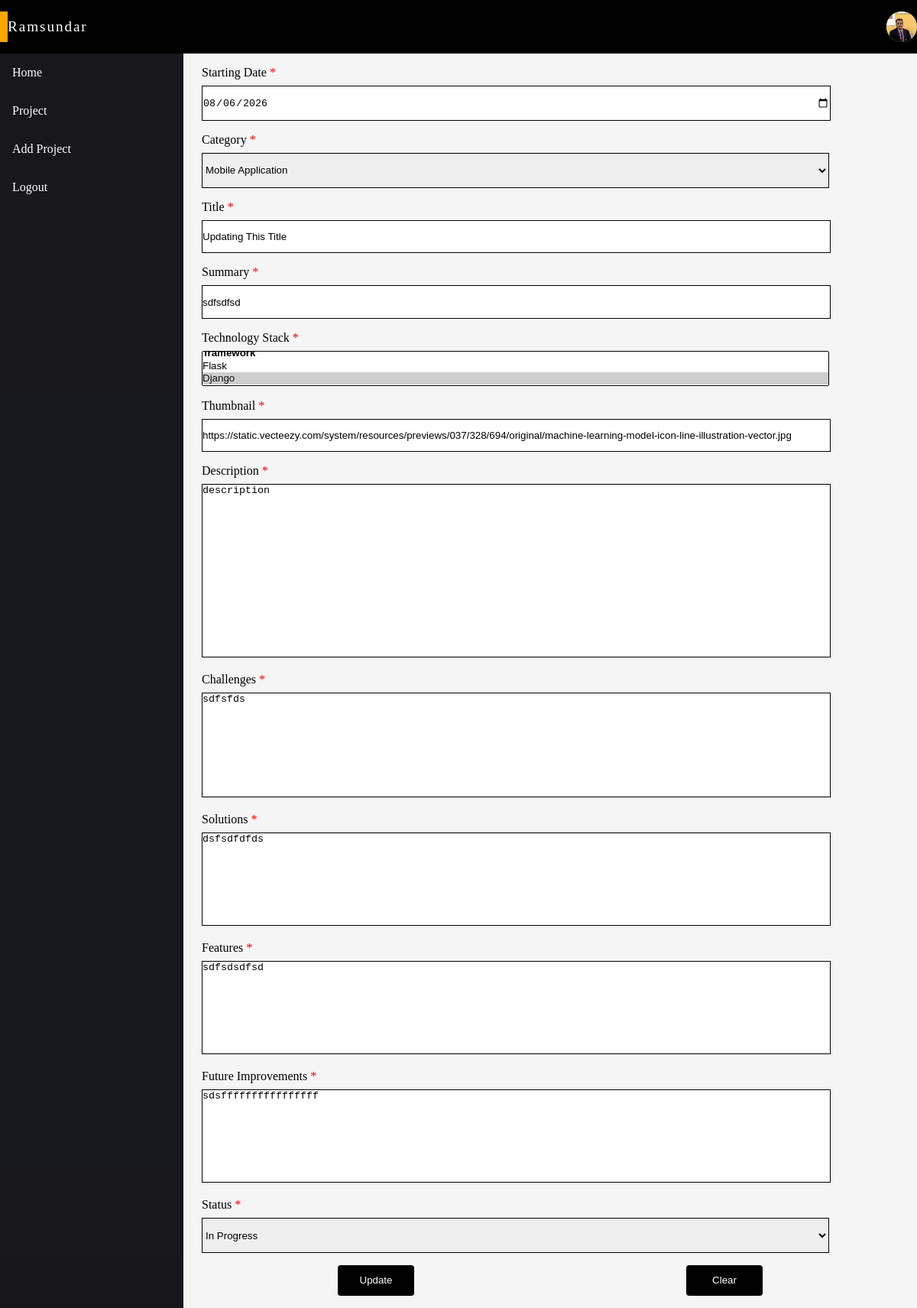
/update_project/4 (signed in), run on the app's committed database.
### tables this page shows
CREATE TABLE projects
    (
	project_id INTEGER PRIMARY KEY AUTOINCREMENT,
    
    title TEXT NOT NULL,
    summary TEXT NOT NULL,
    description TEXT NOT NULL,
    
    category TEXT NOT NULL,
    thumbnail TEXT NOT NULL,
    
    challenge TEXT,
    solution TEXT,
    feature TEXT,
    future_improvement TEXT,
    
    github_link TEXT,
    demo_link TEXT,
    
    created_date DATE NOT NULL,
    upload_date TIMESTAMP DEFAULT CURRENT_TIMESTAMP,
    updated_date TIMESTAMP DEFAULT CURRENT_TIMESTAMP,
    
    status TEXT 
    );

### app.py (the view)
@app.route("/update_project/<int:project_id>", methods = ["GET", "POST"])
def update_project(project_id):
    if "username" not in session:
        return redirect(url_for("admin"))
    conn = None
    cursor = None
    project = None
    tech = None
    try:
        conn = get_db_connection()
        if request.method == "POST":
            date = request.form["date"]
            category = request.form["category"]
            title = request.form["title"]
            summary = request.form["summary"]
            technologies = request.form.getlist("technologies")
            thumbnail = request.form["thumbnail"]
            description = request.form["description"]
            challenge = request.form["challenge"]
            solution = request.form["solution"]
            feature = request.form["feature"]
            future_improvement = request.form["future_improvement"]
            query = """UPDATE projects SET
            created_date = ?,
            category = ?,
            title = ? ,
            summary = ?,
            thumbnail = ?,
            description = ?,
            challenge = ?,
            solution = ?,
            feature = ?,
            future_improvement = ?,
            updated_date = CURRENT_TIMESTAMP
            WHERE project_id = ?"""
            cursor = conn.cursor()
            cursor.execute(query, (date, category, title, summary, thumbnail, description, challenge, solution, feature, future_improvement, project_id,))
            query = "DELETE FROM project_technologies WHERE project_id = ?"
            cursor.execute(query, (project_id,))
            for tech in technologies:
                query = "SELECT tech_id FROM technologies WHERE technology = ?"
                cursor.execute(query, (tech,))
                result = cursor.fetchone()
                if result:
                    tech_id = result[0]
                else:
                    query = "INSERT INTO technologies(technology) VALUES(?)"
                    cursor.execute(query, (tech,))
                    tech_id = cursor.lastrowid
                query = "INSERT INTO project_technologies (project_id, tech_id) VALUES(?, ?)"
                cursor.execute(query, (project_id, tech_id))
            conn.commit()
        else:
            cursor = conn.cursor()
            query = "SELECT project_id, created_date, category, title, summary, thumbnail, description, challenge, solution, feature, future_improvement FROM projects WHERE project_id = ?"
            cursor.execute(query, (project_id,))
            project = cursor.fetchone()
            query = "SELECT T.technology FROM technologies AS T INNER JOIN project_technologies AS PT ON PT.tech_id = T.tech_id WHERE PT.project_id = ?"
            cursor.execute(query, (project_id,))
            tech = [row["technology"] for row in cursor.fetchall()]
    except Exception as e:
            if conn:
                conn.rollback()
            print(e) # for error checking
            flash("Error While Updation", "project")
    finally:
        if cursor:
            cursor.close()
        if conn:
            conn.close()
    if request.method == "POST":
        flash("Project Successfully Updated", "project")
        return redirect(url_for("dashboard"))
    return render_template("dashboard.html", mode = "edit", project = project, tech = tech)

### app.py (called while the page is built)
def get_db_connection():
    conn = sqlite3.connect("database.db")
    conn.execute("PRAGMA foreign_keys = on")
    conn.row_factory = sqlite3.Row
    return conn

### templates/dashboard.html (shortened to what this page needs)
<!DOCTYPE html>
<html lang="en">
<head>
    <link rel="stylesheet" href="/static/css/dashboard.css">
    <link rel="stylesheet" href="/static/css/buttons.css">
    <link rel="stylesheet" href="/static/css/popup.css">
    <link rel="stylesheet" href="/static/css/color.css">
</head>
<body>
    <header class="dashboard_header">
        <nav>
            <ul>
                <li id="logo">Ramsundar</li>
                <li id="pf"><a href="#"><div class="dp_box"><img src="/static/profile/ramsundar.jpg" alt="DP" id="dp"></div></a></li>
            </ul>
        </nav>
    </header>
    <aside>
        <section class="page_link_section">
           <a href="{{url_for('home')}}" target="_blank">Home</a>
           <a href="{{url_for('project_page')}}" target="_blank">Project</a>
           <a href="{{url_for('dashboard')}}">Add Project</a>
           <a href="{{url_for('logout')}}">Logout</a>
        </section>
    </aside>
    <main>
        <form onsubmit= "return confirmProject();" action="{% if mode == 'edit' %}{{url_for('update_project', project_id = project.project_id)}}{% else %}{{ url_for('add_project') }}{% endif %}" method="POST">
            <section class="section_one">
                <label for="date" class="date">Starting Date <span>*</span></label>
                <input type="date" name="date" id="date" value="{% if mode == 'edit' %}{{project.created_date}}{% else %}{{''}}{% endif %}" required>
               <label for="category" class="category">Category <span>*</span></label>
               <select name="category" id="category" required>
                    <option value="mobile_application" {% if mode == 'edit' and project.category=="mobile_application" %}
                        selected
                    {% endif %}>Mobile Application</option>
               </select>
               <label for="title" class="title">Title <span>*</span></label>
               <input type="text" name="title" id="title" value = "{% if project %}{{project.title}}{% else %}{{''}}{% endif %}" placeholder="Title..." required>
               <label for="summary" class="summary">Summary <span>*</span></label>
               <input type="text" name="summary" id="summary" value = "{% if project %}{{project.summary}}{% else %}{{''}}{% endif %}" placeholder="Summary..." required>
                <label for="technologies" class="technology_stack">Technology Stack <span>*</span></label>
                <select name="technologies" id="technology_stack" multiple size="1" required>
                    <optgroup label="framework">
                        <option value="flask">Flask</option>
                        <option value="django"{% if mode == 'edit' and "django" in tech %}
                            selected
                        {% endif %}>Django</option>
                        <option value="flutter">Flutter</option>
                    </optgroup>
                </select>
                <label for="thumbnail" class="thumbnail">Thumbnail <span>*</span></label>
                <input type="url" name="thumbnail" id="thumbnail" value = "{% if project %}{{project.thumbnail}}{% else %}{{''}}{% endif %}" placeholder="Thumbnail..." required>
                <label for="description" class="description">Description <span>*</span></label>
                <textarea name="description" id="description" cols="50" rows="15" placeholder="Description..." required>{% if project %}{{project.description}}{% else %}{{''}}{% endif %}</textarea>
            </section>
            <section class="section_two">
                <label for="challenge" class="challenge">Challenges <span>*</span></label>
                <textarea name="challenge" id="challenge" cols="50" rows="9" placeholder="Challenges..." required>{% if project %}{{project.challenge}}{% else %}{{''}}{% endif %}</textarea>
                <label for="solution" class="solution">Solutions <span>*</span></label>
                <textarea name="solution" id="solution" cols="50" rows="8" placeholder="Solutions..." required>{% if project %}{{project.solution}}{% else %}{{''}}{% endif %}</textarea>
                <label for="feature" class="feature">Features <span>*</span></label>
                <textarea name="feature" id="feature" cols="50" rows="8" placeholder="Features..." required>{% if project %}{{project.feature}}{% else %}{{''}}{% endif %}</textarea>
                <label for="future_improvement" class="future_improvement">Future Improvements <span>*</span></label>
                <textarea name="future_improvement" id="future_improvement" cols="50" rows="8" placeholder="Future Improvements..." required>{% if project %}{{project.future_improvement}}{% else %}{{''}}{% endif %}</textarea>
                 <label for="status">Status <span>*</span></label>
                 <select name="status" id="status" required>
                    <option value="in progress" >In Progress</option>
                 </select>
            </section>
            <div class="btn_box">
                <button class="submit" type="submit" value="submit" style="background-color: black;">
                    {% if mode == "edit" %}
                        Update
                    {% else %}
                        Add
                    {% endif %}
                </button>
                <button class="submit" type="reset" value="reset" style="background-color: black;">Clear</button>
            </div>
        </form>
    </main>
</body>
</html>

### static/css/dashboard.css (style rules this page uses)
* { margin: 0; padding: 0; }
body { max-width: 100%; height: 100vh; display: grid; grid-template-columns: 1fr; grid-template-rows: 70px min-content auto; background-color: whitesmoke; }
header { width: 100%; height: 100%; position: relative; grid-row: 1 / 2; grid-column: 1 / 2; }
nav { width: 100%; height: 70px; position: fixed; top: 0; left: 0; background-color: rgb(0, 0, 0); align-content: center; }
ul { width: 100%; display: flex; }
li { list-style: none; }
#logo { border-left: 10px solid orange; color: white; font-size: larger; letter-spacing: 0.1em; align-content: center; }
#pf { margin-left: auto; }
.dp_box { width: 40px; height: 40px; overflow: hidden; background: linear-gradient(to bottom, rgb(204, 255, 0), rgb(37, 237, 40)); border-radius: 50%; }
#dp { width: 100%; height: 100%; object-fit: cover; transform: scale(3.0); }
aside { background-color: aliceblue; grid-row: 3 / 4; grid-column: 1 / 2; align-content: end; }
main { width: 100%; height: 100%; grid-row: 2 / 3; grid-column: 1 / 2; justify-items: center; align-content: center; }
form { width: 95%; height: auto; display: grid; grid-template-columns: 1fr; grid-auto-rows: min-content; }
label { display: block; padding: 1em 0 0.5em 0; }
input { padding: 1em 0; }
select { padding: 1em 0; }
span { color: red; }
.btn_box { margin: 1em 0; }
.section_one, .section_two { width: 100%; }
input, textarea, select { width: 90%; }
@media (min-width:620px) and (max-width:1200px) { body { grid-template-rows: 70px auto; grid-template-columns: 20% auto; } }
@media (min-width:620px) and (max-width:1200px) { header { grid-column: 1 / 3; } }
@media (min-width:620px) and (max-width:1200px) { aside { height: calc(100vh - 70px); width: 20%; grid-row: 2 / 3; grid-column: 1 / 2; position: fixed; z-index: 10; } }
@media (min-width:620px) and (max-width:1200px) { nav { z-index: 20; } }
@media (min-width:620px) and (max-width:1200px) { main { grid-row: 2 / 3; grid-column: 2 / 3; overflow-y: auto; } }

### static/css/buttons.css (style rules this page uses)
:root { --standard-border-radius:0.3em; --standard-opacity:0.8; --standard-btn-height:40px; }
div.btn_box { display: grid; grid-template-columns: 1fr 1fr; justify-items: center; }

### data on the page
projects: date "08/06/2026", category "Mobile Application", title "Updating This Title", summary "sdfsdfsd", thumbnail "https://static.vecteezy.com/system/resources/previews/037/328/694/original/machine-learning-model-icon-line-illustration-vector.jpg", description "description", challenge "sdfsfds", solution "dsfsdfdfds", feature "sdfsdsdfsd", future_improvement "sdsffffffffffffffff"
